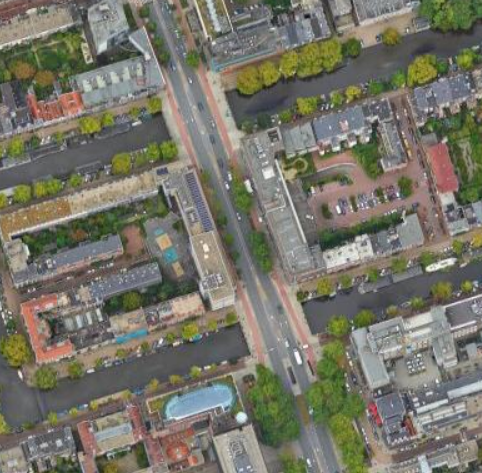
#> input picture imgs/landsat_samples/sample1.png, 482 x 473 px
$ python -i landsat_pipeline.py   (imports and definitions only)
#> lines starting #> are read from the running program, lines starting #| are printed output that depends on the picture; after the words box and inside, x2 and y2 are one past the last pixel; in counts of white or black regions, pixels touching at a corner belong together
import hashlib
import hmac
import base64
import urllib.parse as urlparse
import requests
import cv2
import numpy as np


def green_space(img_path,circular_mask= False):
#> called with img_path = 'imgs/landsat_samples/sample1.png', circular_mask = False
    try:

        img = cv2.imread(img_path)
#> img is the input picture: shape (473, 482, 3); mean B, G, R 104.5, 117.3, 119

        img = cv2.cvtColor(img, cv2.COLOR_BGR2RGB)

        height, width = img.shape[:2]
#> height = 473; width = 482

        if circular_mask:
            mask = np.zeros((height, width), np.uint8)
            cv2.circle(mask, (width//2, height//2), min(height, width)//2, (255, 255, 255), -1)
            img = cv2.bitwise_and(img, img, mask=mask)

        hsv_img = cv2.cvtColor(img, cv2.COLOR_RGB2HSV)
#> hsv_img: shape (473, 482, 3); mean H, S, V 53.9, 47.8, 124.2
        mask = cv2.inRange(hsv_img,(36, 25, 25), (70, 255,255))
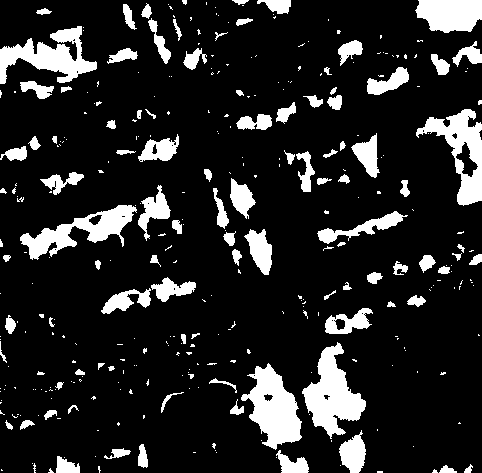
#> mask: shape (473, 482); 14.4% white; 344 white regions (244 under 20 px), largest, box (x1, y1, x2, y2) and area: (302, 342, 366, 439) 2951, (241, 363, 302, 450) 2844, (0, 26, 97, 84) 2511

        result = cv2.bitwise_and(img, img, mask=mask)
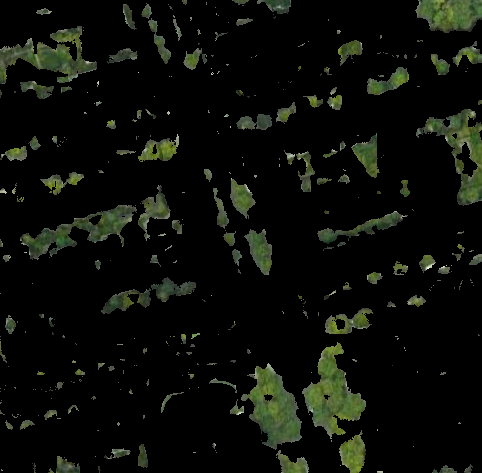
#> result: shape (473, 482, 3); mean R, G, B 11.6, 13.8, 8.7


        radius = min(height, width) // 2
#> radius = 236


        area = np.pi * (radius ** 2)
#> area = 174974.1
        white_pix = cv2.countNonZero(mask)
#> white_pix = 32934


        tot_pix = mask.size
#> tot_pix = 227986

        ratio = white_pix/area
#> ratio = 0.188
        return ratio
    except Exception as e:
        print(str(e))
        return np.nan


# [61 lines left out: functions sign_url, generate_map, not called in this run]


>>> result = green_space('imgs/landsat_samples/sample1.png')
#> result = 0.188

$ run again, on imgs/landsat_samples/sample2.png
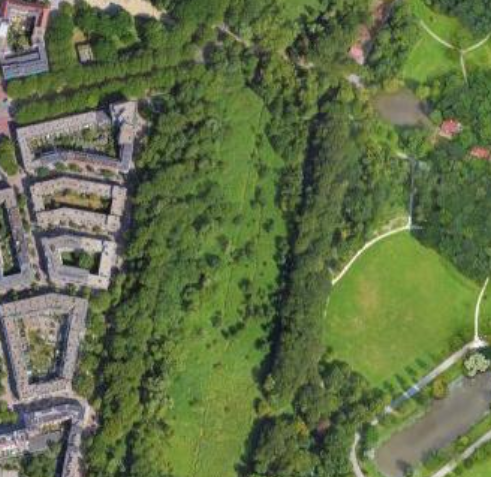
#> input picture imgs/landsat_samples/sample2.png, 491 x 477 px
#> in green_space, img is the input picture: shape (477, 491, 3); mean B, G, R 71.7, 111.7, 97.5
#> hsv_img: shape (477, 491, 3); mean H, S, V 48.8, 97, 113.7
#> in green_space, `mask = cv2.inRange(hsv_img,(36, 25, 25), (70, 255,255))`:
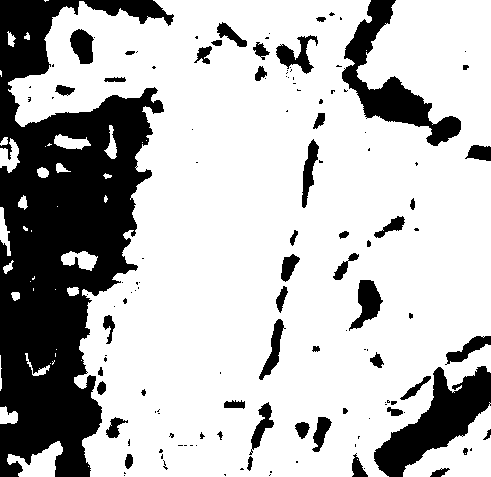
#> mask: shape (477, 491); 73.3% white; 132 black regions (81 under 20 px), largest, box (x1, y1, x2, y2) and area: (0, 0, 174, 477) 42998, (374, 366, 491, 477) 5401, (342, 0, 461, 146) 4753
#> in green_space, `result = cv2.bitwise_and(img, img, mask=mask)`:
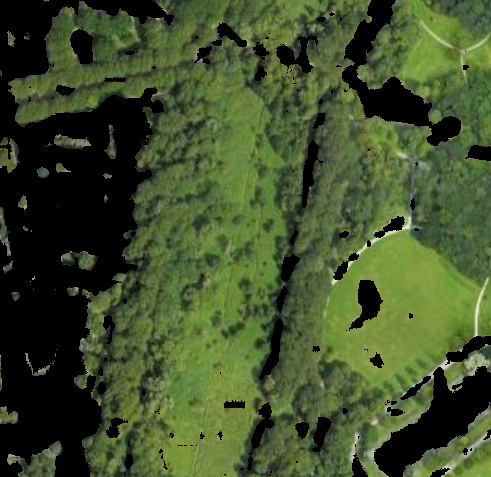
#> result: shape (477, 491, 3); mean R, G, B 65.3, 80.4, 43.1
#> white_pix = 171623
#> ratio = 0.964

$ run again, on imgs/landsat_samples/sample3.png
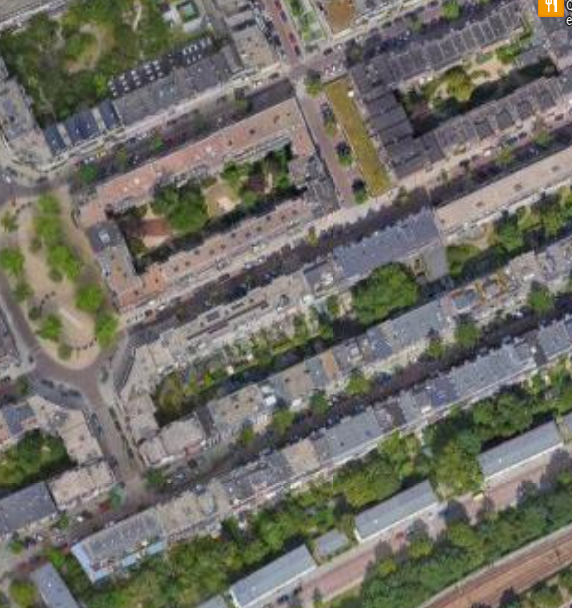
#> input picture imgs/landsat_samples/sample3.png, 572 x 608 px
#> in green_space, img is the input picture: shape (608, 572, 3); mean B, G, R 101.9, 109.9, 111.6
#> hsv_img: shape (608, 572, 3); mean H, S, V 71.3, 47.3, 117.4
#> in green_space, `mask = cv2.inRange(hsv_img,(36, 25, 25), (70, 255,255))`:
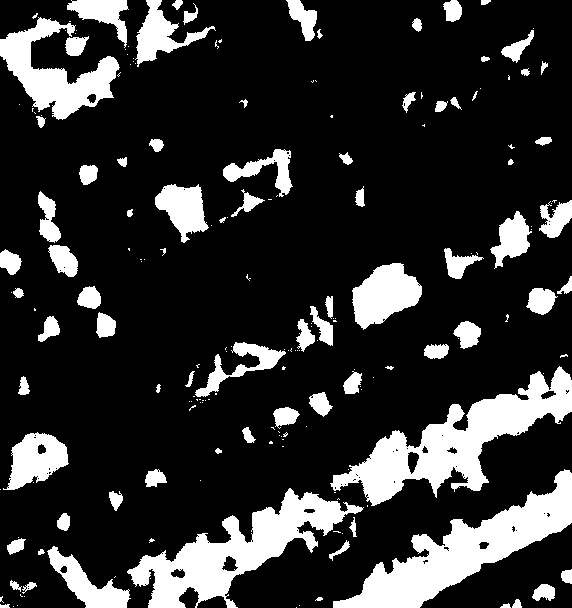
#> mask: shape (608, 572); 18.8% white; 193 white regions (111 under 20 px), largest, box (x1, y1, x2, y2) and area: (330, 366, 572, 506) 10821, (333, 469, 572, 608) 10399, (127, 488, 364, 608) 9459
#> in green_space, `result = cv2.bitwise_and(img, img, mask=mask)`:
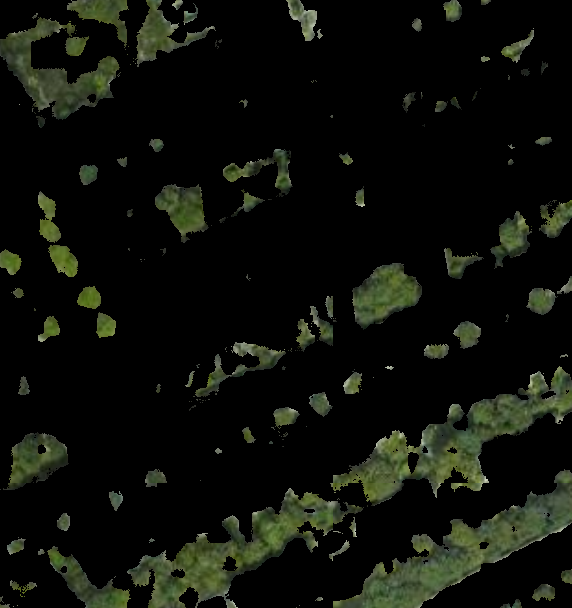
#> result: shape (608, 572, 3); mean R, G, B 14, 16.4, 10.3
#> white_pix = 65385
#> ratio = 0.254

$ run again, on imgs/landsat_samples/sample4.png
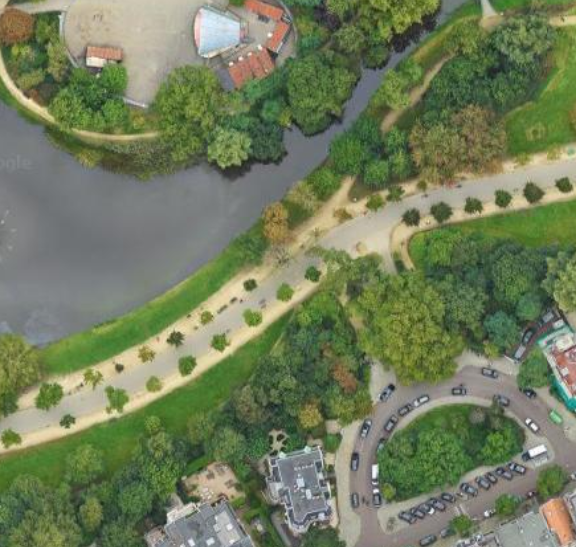
#> input picture imgs/landsat_samples/sample4.png, 576 x 547 px
#> in green_space, img is the input picture: shape (547, 576, 3); mean B, G, R 92.2, 124.9, 113.6
#> hsv_img: shape (547, 576, 3); mean H, S, V 49.8, 78.6, 127.8
#> in green_space, `mask = cv2.inRange(hsv_img,(36, 25, 25), (70, 255,255))`:
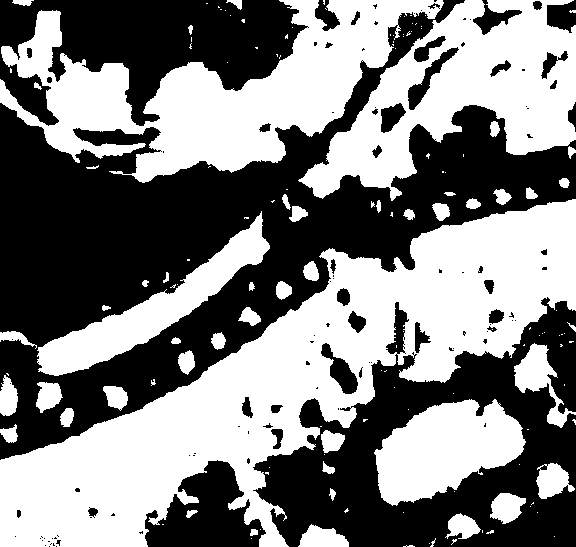
#> mask: shape (547, 576); 49.8% white; 142 white regions (92 under 20 px), largest, box (x1, y1, x2, y2) and area: (0, 199, 576, 547) 69240, (0, 0, 444, 183) 32750, (298, 0, 576, 201) 24970
#> in green_space, `result = cv2.bitwise_and(img, img, mask=mask)`:
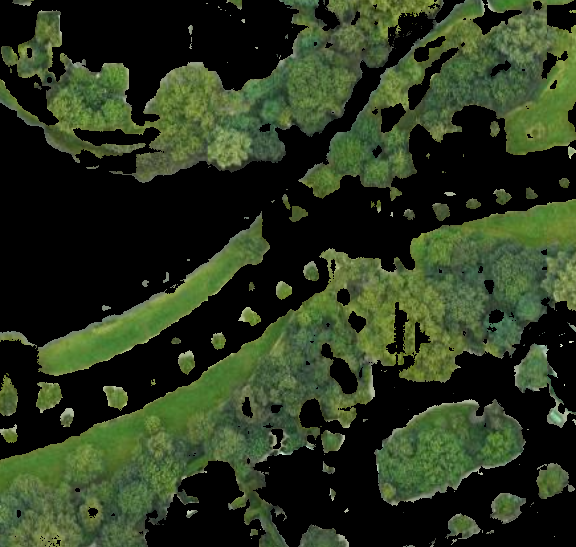
#> result: shape (547, 576, 3); mean R, G, B 42.1, 54.4, 30.5
#> white_pix = 157034
#> ratio = 0.671
